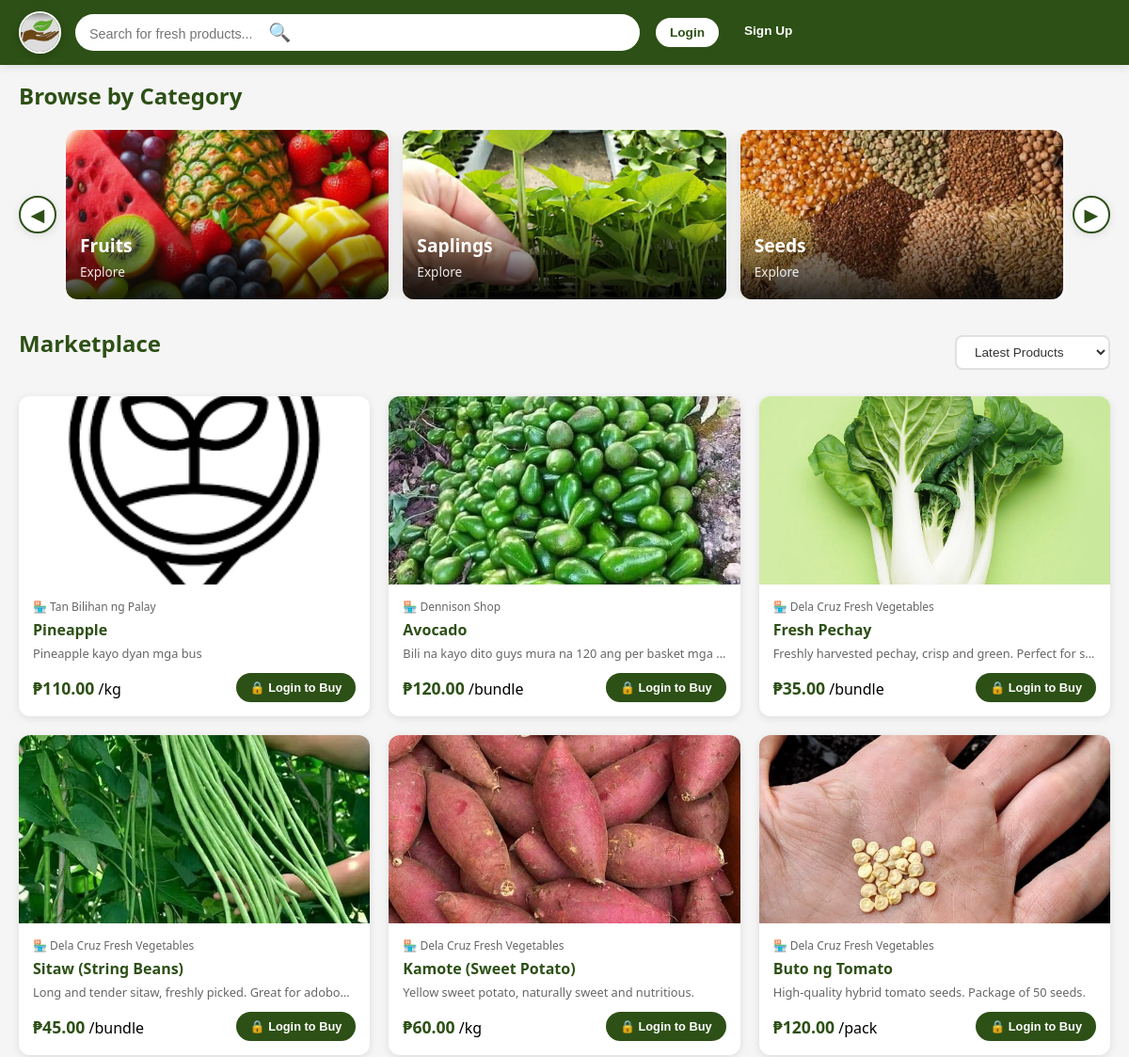
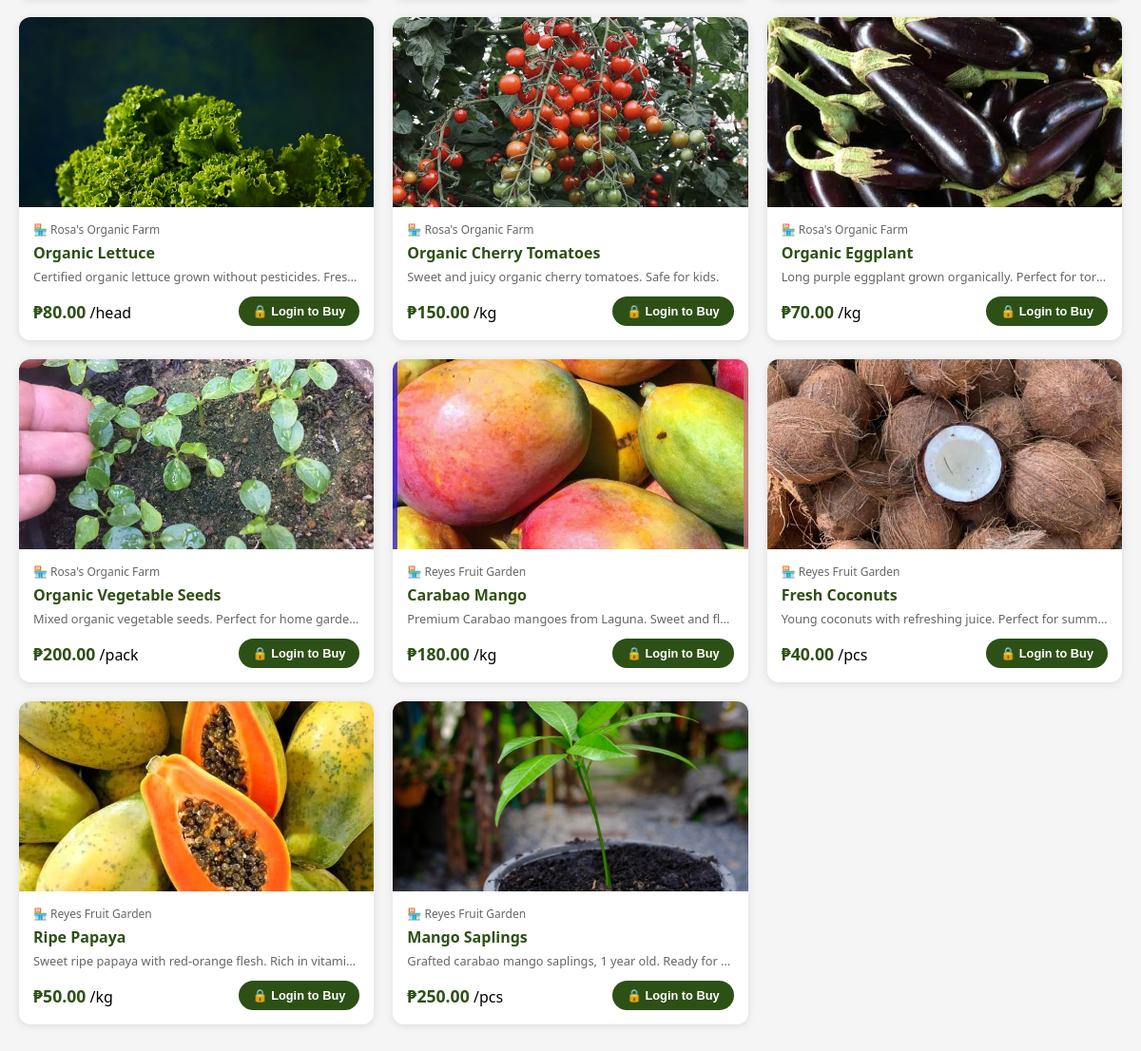
The page /public/marketplace on the database its author committed (2 pictures, top to bottom).
### tables this page shows
CREATE TABLE `categories` (
  `categoryID` int(11) NOT NULL,
  `category` varchar(100) NOT NULL,
  `image_url` varchar(500) DEFAULT NULL
);

CREATE TABLE `products` (
  `productID` int(11) NOT NULL,
  `shopID` int(11) DEFAULT NULL,
  `sellerID` int(11) NOT NULL,
  `categoryID` int(11) NOT NULL,
  `product_name` varchar(100) NOT NULL,
  `description` text DEFAULT NULL,
  `price` decimal(10,2) NOT NULL,
  `stock_quantity` int(11) NOT NULL DEFAULT 0,
  `reserved_quantity` int(11) DEFAULT 0,
  `low_stock_threshold` int(11) DEFAULT 5,
  `unit` varchar(50) DEFAULT NULL,
  `is_available` tinyint(1) DEFAULT 1,
  `created_at` timestamp NOT NULL DEFAULT current_timestamp(),
  `updated_at` timestamp NOT NULL DEFAULT current_timestamp() ON UPDATE current_timestamp()
);

CREATE TABLE `shops` (
  `shopID` int(11) NOT NULL,
  `sellerID` int(11) NOT NULL,
  `shop_name` varchar(255) NOT NULL,
  `shop_slug` varchar(255) NOT NULL,
  `shop_description` text DEFAULT NULL,
  `shop_logo` varchar(500) DEFAULT NULL,
  `shop_banner` varchar(500) DEFAULT NULL,
  `farm_location` text DEFAULT NULL,
  `business_hours` varchar(255) DEFAULT NULL,
  `contact_number` varchar(20) DEFAULT NULL,
  `rating` decimal(3,2) DEFAULT 0.00,
  `total_products` int(11) DEFAULT 0,
  `total_orders` int(11) DEFAULT 0,
  `total_reviews` int(11) DEFAULT 0,
  `balance` decimal(10,2) DEFAULT 0.00,
  `total_earned` decimal(10,2) DEFAULT 0.00,
  `total_withdrawn` decimal(10,2) DEFAULT 0.00,
  `atm_card_number` varchar(50) DEFAULT NULL,
  `atm_card_issued_at` timestamp NULL DEFAULT NULL,
  `is_verified` tinyint(1) DEFAULT 0,
  `is_active` tinyint(1) DEFAULT 1,
  `created_at` timestamp NOT NULL DEFAULT current_timestamp(),
  `updated_at` timestamp NOT NULL DEFAULT current_timestamp() ON UPDATE current_timestamp()
);

CREATE TABLE `product_images` (
  `imageID` int(11) NOT NULL,
  `productID` int(11) NOT NULL,
  `image_path` varchar(500) NOT NULL,
  `is_main` tinyint(1) DEFAULT 0,
  `image_order` tinyint(1) DEFAULT 1,
  `file_size_kb` int(11) DEFAULT NULL,
  `uploaded_at` timestamp NOT NULL DEFAULT current_timestamp()
);

### app/models/Category.php (called while the page is built, shortened)
<?php
class Category
{
    private $conn;
    private $table = 'categories';
    public function __construct()
    {
        $database = new Database();
        $this->conn = $database->connect();
    }
    public function getAllCategories()
    {
        $query = "SELECT * FROM {$this->table} ORDER BY category ASC";
        $stmt = $this->conn->query($query);
        return $stmt->fetchAll(PDO::FETCH_ASSOC);
    }
}

### config/database.php (called while the page is built)
<?php
class Database
{
    private $host = "localhost";
    private $user = "root";
    private $pass = "";
    private $dbname = "agri_db";
    private $conn;
    public function connect()
    {
        if ($this->conn === null) {
            try {
                $dsn = "mysql:host={$this->host};dbname={$this->dbname};charset=utf8mb4";
                $this->conn = new PDO($dsn, $this->user, $this->pass);
                $this->conn->setAttribute(PDO::ATTR_ERRMODE, PDO::ERRMODE_EXCEPTION);
            } catch (PDOException $e) {
                die("Database Error: " . $e->getMessage());
            }
        }
        return $this->conn;
    }
}

### app/models/Product.php (called while the page is built, shortened)
<?php
require_once __DIR__ . '/../../config/database.php';
class Product
{
    private $conn;
    private $table = 'products';
    private $imagesTable = 'product_images';
    public function __construct()
    {
        $database = new Database();
        $this->conn = $database->connect();
    }
    public function getAllProducts($filters = [], $limit = 20, $offset = 0)
    {
        $query = "SELECT p.*,
                        c.category,
                        s.shop_name, s.shop_slug,
                        pi.image_path as main_image,
                        (p.stock_quantity - p.reserved_quantity) as available_stock
                FROM {$this->table} p
                JOIN categories c ON p.categoryID = c.categoryID
                JOIN shops s ON p.shopID = s.shopID
                LEFT JOIN {$this->imagesTable} pi ON p.productID = pi.productID AND pi.is_main = 1
                WHERE p.is_available = 1";
        $params = [];
        if (!empty($filters['in_stock'])) {
            $query .= " AND (p.stock_quantity - p.reserved_quantity) > 0";
        }
        $sortOptions = [
            'newest' => 'p.created_at DESC',
            'price_low' => 'p.price ASC',
            'price_high' => 'p.price DESC',
            'name' => 'p.product_name ASC'
        ];
        $sortBy = $filters['sort'] ?? 'newest';
        $query .= " ORDER BY " . ($sortOptions[$sortBy] ?? $sortOptions['newest']);
        $query .= " LIMIT ? OFFSET ?";
        $stmt = $this->conn->prepare($query);
        $stmt->bindValue(count($params) + 1, $limit, PDO::PARAM_INT);
        $stmt->bindValue(count($params) + 2, $offset, PDO::PARAM_INT);
        $stmt->execute();
        return $stmt->fetchAll(PDO::FETCH_ASSOC);
    }
}
?>

### app/views/marketplace/marketplace.php (the view, shortened to what this page needs)
<?php
require_once __DIR__ . '/../../../config/config.php';
require_once __DIR__ . '/../../../config/database.php';
require_once __DIR__ . '/../../models/Product.php';
require_once __DIR__ . '/../../models/Category.php';
$isLoggedIn = isset($_SESSION['logged_in']) && $_SESSION['logged_in'];
$productModel = new Product();
$categoryModel = new Category();
$filters = [
    'search' => $_GET['search'] ?? null,
    'categoryID' => $_GET['category'] ?? null,
    'min_price' => $_GET['min_price'] ?? null,
    'max_price' => $_GET['max_price'] ?? null,
    'in_stock' => true,
    'sort' => $_GET['sort'] ?? 'newest'
];
$filters = array_filter($filters, function($value) {
    return $value !== null && $value !== '';
});
$limit = 20;
$page = isset($_GET['page']) ? max(1, (int)$_GET['page']) : 1;
$offset = ($page - 1) * $limit;
try {
    $products = $productModel->getAllProducts($filters, $limit, $offset);
    $categories = $categoryModel->getAllCategories();
} catch (Exception $e) {
    error_log("❌ Marketplace error: " . $e->getMessage());
    $products = [];
    $categories = [];
}
$pageTitle = 'Marketplace';
?>
<!DOCTYPE html>
<html lang="en">
<head>
    <link rel="stylesheet" href="<?php echo BASE_URL; ?>css/responsive.css">
    <link rel="stylesheet" href="<?php echo BASE_URL; ?>css/marketplace/marketplace.css">
</head>
<body>
    <?php if ($isLoggedIn): ?>
        <?php include __DIR__ . '/topmarketnav.php'; ?>
    <?php else: ?>
        <nav class="top-navbar">
            <div class="logo-wrapper">
                <img src="<?php echo BASE_URL; ?>images/main-logo.jpg" alt="Agri Tayo Rito Logo">
            </div>
            <div class="search-container">
                <form method="GET" action="<?php echo BASE_URL; ?>marketplace" id="searchForm">
                    <input type="text"
                           name="search"
                           placeholder="Search for fresh products..."
                           class="search-input"
                           id="searchInput"
                           value="<?php echo htmlspecialchars($filters['search'] ?? ''); ?>">
                    <button type="submit" class="search-btn" title="Search">🔍</button>
                </form>
            </div>
            <div class="navbar-actions">
                <a href="<?php echo BASE_URL; ?>auth/login">
                    <button class="nav-btn" style="border: 2px solid #2d5016; color: #2d5016;">
                        Login
                    </button>
                </a>
                <a href="<?php echo BASE_URL; ?>auth/register">
                    <button class="nav-btn" style="background: #2d5016; color: white;">
                        Sign Up
                    </button>
                </a>
            </div>
        </nav>
    <?php endif; ?>
    <main class="main-content">
        <section class="featured-section">
            <h2 class="section-title">Browse by Category</h2>
            <?php if (!empty($categories)): ?>
                <div class="category-slider">
                    <button class="slider-arrow prev-arrow" onclick="slideCategories('prev')" aria-label="Previous">◀</button>
                    <div class="category-slider-wrapper">
                        <div class="category-slider-track" id="categoryTrack">
                            <?php foreach ($categories as $cat):
                                $catID = (int)$cat['categoryID'];
                                $catName = htmlspecialchars($cat['category']);
                                $catImage = !empty($cat['image_url'])
                                    ? BASE_URL . ltrim($cat['image_url'], '/')
                                    : BASE_URL . 'images/all-products.jpg';
                                $isActive = !empty($filters['categoryID']) && $filters['categoryID'] == $catID;
                            ?>
                                <div class="category-card <?php echo $isActive ? 'active' : ''; ?>"
                                     onclick="filterByCategory(<?php echo $catID; ?>)">
                                    <div class="category-image">
                                        <img src="<?php echo $catImage; ?>"
                                             alt="<?php echo $catName; ?>"
                                             onerror="this.src='<?php echo BASE_URL; ?>images/all-products.jpg'">
                                    </div>
                                    <div class="category-overlay">
                                        <h3 class="category-name"><?php echo $catName; ?></h3>
                                        <p class="category-count">Explore</p>
                                    </div>
                                </div>
                            <?php endforeach; ?>
                        </div>
                    </div>
                    <button class="slider-arrow next-arrow" onclick="slideCategories('next')" aria-label="Next">▶</button>
                </div>
            <?php else: ?>
                <div class="no-data-message">
                    <p>📦 No categories available yet. Check back soon!</p>
                </div>
            <?php endif; ?>
        </section>
        <section class="products-section">
            <div class="section-header">
                <div>
                    <h2 class="section-title"><?php echo $pageTitle; ?></h2>
                </div>
                <div class="filter-controls">
                    <form method="GET" action="<?php echo BASE_URL; ?>marketplace" id="sortForm">
                        <select name="sort" class="filter-select" onchange="this.form.submit()">
                            <option value="newest" <?php echo ($filters['sort'] ?? '') === 'newest' ? 'selected' : ''; ?>>
                                Latest Products
                            </option>
                        </select>
                    </form>
                </div>
            </div>
            <div class="products-grid" id="productsGrid">
                <?php if (empty($products)): ?>
                    <div class="no-products">
                        <div class="no-products-icon">📦</div>
                        <h3>No Products Found</h3>
                        <?php if (!empty($filters['search'])): ?>
                            <p>We couldn't find any products matching "<strong><?php echo htmlspecialchars($filters['search']); ?></strong>"</p>
                            <a href="<?php echo BASE_URL; ?>marketplace" class="btn-primary">
                                View All Products
                            </a>
                        <?php else: ?>
                            <p>No products available in this category right now.</p>
                        <?php endif; ?>
                    </div>
                <?php else: ?>
                    <?php foreach ($products as $product):
                        $productId = (int)$product['productID'];
                        $productName = htmlspecialchars($product['product_name']);
                        $productDesc = htmlspecialchars(substr($product['description'] ?? 'Fresh from local farms', 0, 80));
                        $productPrice = number_format($product['price'], 2);
                        $productUnit = htmlspecialchars($product['unit']);
                        $mainImage = !empty($product['main_image'])
                            ? BASE_URL . ltrim($product['main_image'], '/')
                            : BASE_URL . 'images/placeholder.jpg';
                        $shopName = htmlspecialchars($product['shop_name'] ?? 'Local Farm');
                        $shopSlug = $product['shop_slug'] ?? '';
                    ?>
                        <div class="product-card"
                             data-product-id="<?php echo $productId; ?>"
                             onclick="viewProduct(<?php echo $productId; ?>)">
                            <div class="product-image">
                                <img src="<?php echo $mainImage; ?>"
                                     alt="<?php echo $productName; ?>"
                                     loading="lazy"
                                     onerror="this.src='<?php echo BASE_URL; ?>images/placeholder.jpg'">
                            </div>
                            <div class="product-info">
                                <div class="product-shop">
                                    <?php if (!empty($shopSlug)): ?>
                                        <a href="<?php echo BASE_URL; ?>marketplace/shop/<?php echo $shopSlug; ?>"
                                           onclick="event.stopPropagation();"
                                           class="shop-link">
                                            🏪 <?php echo $shopName; ?>
                                        </a>
                                    <?php else: ?>
                                        🏪 <?php echo $shopName; ?>
                                    <?php endif; ?>
                                </div>
                                <h3 class="product-name" title="<?php echo $productName; ?>">
                                    <?php echo $productName; ?>
                                </h3>
                                <p class="product-description">
                                    <?php echo $productDesc; ?>
                                </p>
                                <div class="product-footer">
                                    <div class="product-price-section">
                                        <span class="product-price">₱<?php echo $productPrice; ?></span>
                                        <span class="product-unit">/<?php echo $productUnit; ?></span>
                                    </div>
                                    <?php if (!$isLoggedIn): ?>
                                        <button class="add-to-cart-btn" onclick="promptLogin(event)">
                                            🔒 Login to Buy
                                        </button>
                                    <?php endif; ?>
                                </div>
                            </div>
                        </div>
                    <?php endforeach; ?>
                <?php endif; ?>
            </div>
        </section>
    </main>
</body>
</html>

### rows shown on the page
categories: image_url (picture), category "Fruits"
categories: image_url (picture), category "Saplings"
categories: image_url (picture), category "Seeds"
products: shows a picture, shopID.shop_name "Tan Bilihan ng Palay", product_name "Pineapple", description "Pineapple kayo dyan mga bus", price "110.00", unit "kg"
products: product_images.image_path (picture), shopID.shop_name "Dennison Shop", product_name "Avocado", description "Bili na kayo dito guys mura na 120 ang per basket mga…", price "120.00", unit "bundle"
products: product_images.image_path (picture), shopID.shop_name "Dela Cruz Fresh Vegetables", product_name "Fresh Pechay", description "Freshly harvested pechay, crisp and green. Perfect for s…", price "35.00", unit "bundle"
products: product_images.image_path (picture), shopID.shop_name "Dela Cruz Fresh Vegetables", product_name "Sitaw (String Beans)", description "Long and tender sitaw, freshly picked. Great for adobo…", price "45.00", unit "bundle"
products: product_images.image_path (picture), shopID.shop_name "Dela Cruz Fresh Vegetables", product_name "Kamote (Sweet Potato)", description "Yellow sweet potato, naturally sweet and nutritious.", price "60.00", unit "kg"
products: product_images.image_path (picture), shopID.shop_name "Dela Cruz Fresh Vegetables", product_name "Buto ng Tomato", description "High-quality hybrid tomato seeds. Package of 50 seeds.", price "120.00", unit "pack"
products: product_images.image_path (picture), shopID.shop_name "Rosa's Organic Farm", product_name "Organic Lettuce", description "Certified organic lettuce grown without pesticides. Fres…", price "80.00", unit "head"
products: product_images.image_path (picture), shopID.shop_name "Rosa's Organic Farm", product_name "Organic Cherry Tomatoes", description "Sweet and juicy organic cherry tomatoes. Safe for kids.", price "150.00", unit "kg"
products: product_images.image_path (picture), shopID.shop_name "Rosa's Organic Farm", product_name "Organic Eggplant", description "Long purple eggplant grown organically. Perfect for tor…", price "70.00", unit "kg"
products: product_images.image_path (picture), shopID.shop_name "Rosa's Organic Farm", product_name "Organic Vegetable Seeds", description "Mixed organic vegetable seeds. Perfect for home garde…", price "200.00", unit "pack"
products: product_images.image_path (picture), shopID.shop_name "Reyes Fruit Garden", product_name "Carabao Mango", description "Premium Carabao mangoes from Laguna. Sweet and fl…", price "180.00", unit "kg"
products: product_images.image_path (picture), shopID.shop_name "Reyes Fruit Garden", product_name "Fresh Coconuts", description "Young coconuts with refreshing juice. Perfect for sum…", price "40.00", unit "pcs"
products: product_images.image_path (picture), shopID.shop_name "Reyes Fruit Garden", product_name "Ripe Papaya", description "Sweet ripe papaya with red-orange flesh. Rich in vitami…", price "50.00", unit "kg"
products: product_images.image_path (picture), shopID.shop_name "Reyes Fruit Garden", product_name "Mango Saplings", description "Grafted carabao mango saplings, 1 year old. Ready for…", price "250.00", unit "pcs"

### other values the page prints
$pageTitle "Marketplace"
